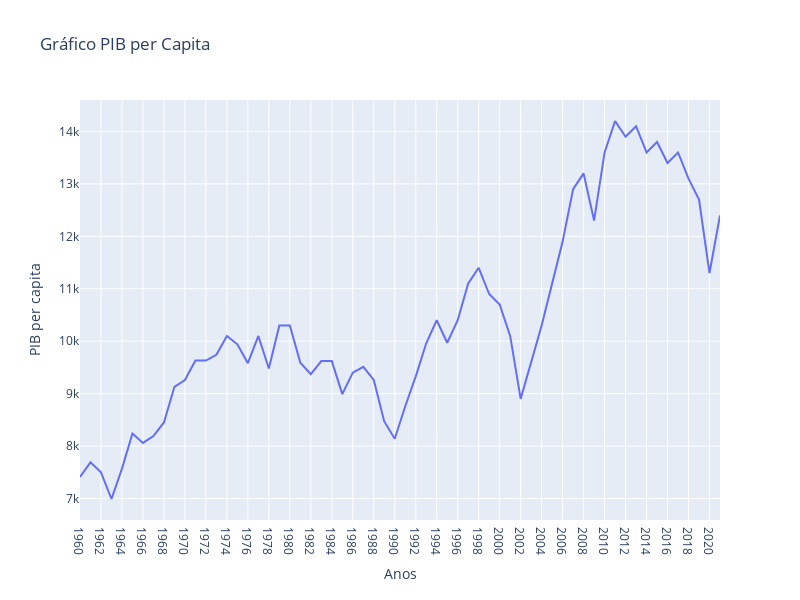

Notebook source saved alongside this figure:
### Markdown cell above
# Gráfico de PIB per Capita da Argentina.

### Code cell
mostrar_grafico(df_gdp_capita_anos.columns, argentina_pib_per_capita)

### Figure 1 — Plotly figure (JSON) as saved in the notebook; plotly's stock layout.template omitted (floating-point values rounded to 4 significant figures)
{"data": [{"type": "scatter", "x": ["1960", "1961", "1962", "1963", "1964", "1965", "1966", "1967", "1968", "1969", "1970", "1971", "1972", "1973", "1974", "1975", "1976", "1977", "1978", "1979", "1980", "1981", "1982", "1983", "1984", "1985", "1986", "1987", "1988", "1989", "1990", "1991", "1992", "1993", "1994", "1995", "1996", "1997", "1998", "1999", "2000", "2001", "2002", "2003", "2004", "2005", "2006", "2007", "2008", "2009", "2010", "2011", "2012", "2013", "2014", "2015", "2016", "2017", "2018", "2019", "2020", "2021"], "y": [7410, 7690, 7500, 6990, 7570, 8240, 8060, 8190, 8450, 9130, 9260, 9630, 9630, 9740, 10100, 9940, 9580, 10100, 9480, 10300, 10300, 9590, 9370, 9620, 9620, 8990, 9400, 9510, 9260, 8470, 8140, 8760, 9330, 9960, 10400, 9970, 10400, 11100, 11400, 10900, 10700, 10100, 8900, 9580, 10300, 11100, 11900, 12900, 13200, 12300, 13600, 14200, 13900, 14100, 13600, 13800, 13400, 13600, 13100, 12700, 11300, 12400]}], "layout": {"height": 600, "title": {"text": "Gráfico PIB per Capita"}, "width": 800, "xaxis": {"title": {"text": "Anos"}}, "yaxis": {"title": {"text": "PIB per capita"}}}}
